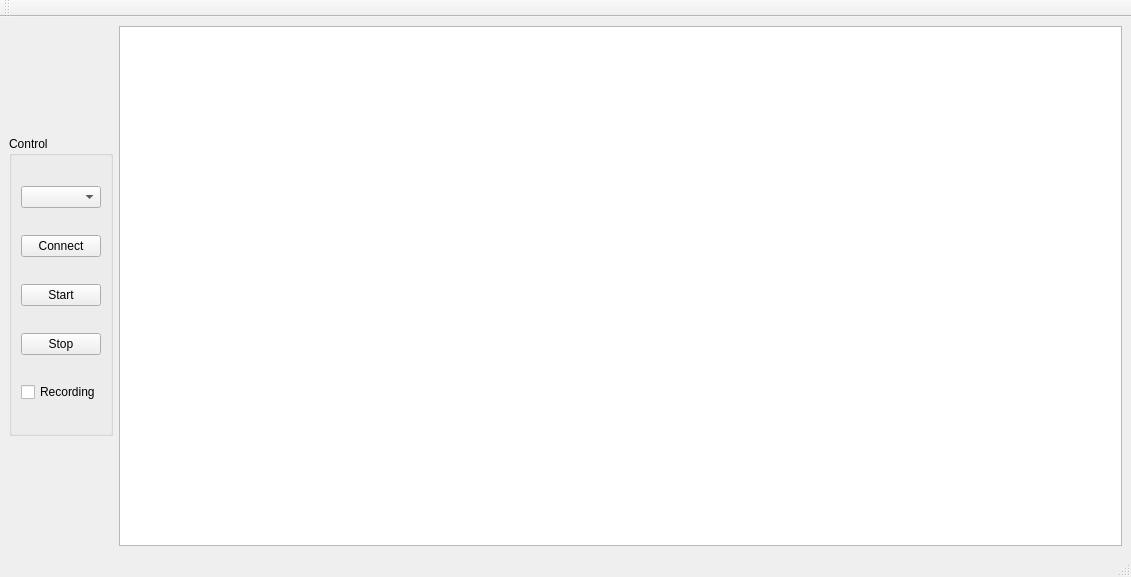
<?xml version="1.0" encoding="UTF-8"?>
<ui version="4.0">
 <class>MainWindow</class>
 <widget class="QMainWindow" name="MainWindow">
  <property name="geometry">
   <rect>
    <x>0</x>
    <y>0</y>
    <width>1131</width>
    <height>577</height>
   </rect>
  </property>
  <property name="windowTitle">
   <string>MainWindow</string>
  </property>
  <widget class="QWidget" name="centralwidget">
   <layout class="QGridLayout" name="gridLayout_2">
    <item row="0" column="0">
     <layout class="QHBoxLayout" name="horizontalLayout_3">
      <item>
       <layout class="QHBoxLayout" name="horizontalLayout">
        <item>
         <layout class="QVBoxLayout" name="verticalLayout">
          <item>
           <widget class="QGroupBox" name="groupBox">
            <property name="maximumSize">
             <size>
              <width>16777215</width>
              <height>300</height>
             </size>
            </property>
            <property name="title">
             <string>Control</string>
            </property>
            <layout class="QGridLayout" name="gridLayout">
             <item row="1" column="0">
              <widget class="QPushButton" name="btnConnect">
               <property name="text">
                <string>Connect</string>
               </property>
              </widget>
             </item>
             <item row="2" column="0">
              <widget class="QPushButton" name="btnStart">
               <property name="text">
                <string>Start</string>
               </property>
              </widget>
             </item>
             <item row="3" column="0">
              <widget class="QPushButton" name="btnStop">
               <property name="text">
                <string>Stop</string>
               </property>
              </widget>
             </item>
             <item row="4" column="0">
              <widget class="QCheckBox" name="chRecording">
               <property name="text">
                <string>Recording</string>
               </property>
              </widget>
             </item>
             <item row="0" column="0">
              <widget class="QComboBox" name="cbPorts"/>
             </item>
            </layout>
           </widget>
          </item>
         </layout>
        </item>
        <item>
         <widget class="PlotWidget" name="pltTactilePatch"/>
        </item>
       </layout>
      </item>
     </layout>
    </item>
   </layout>
  </widget>
  <widget class="QMenuBar" name="menubar">
   <property name="geometry">
    <rect>
     <x>0</x>
     <y>0</y>
     <width>1131</width>
     <height>22</height>
    </rect>
   </property>
  </widget>
  <widget class="QStatusBar" name="statusbar"/>
  <widget class="QToolBar" name="toolBar">
   <property name="windowTitle">
    <string>toolBar</string>
   </property>
   <attribute name="toolBarArea">
    <enum>TopToolBarArea</enum>
   </attribute>
   <attribute name="toolBarBreak">
    <bool>false</bool>
   </attribute>
  </widget>
 </widget>
 <customwidgets>
  <customwidget>
   <class>PlotWidget</class>
   <extends>QGraphicsView</extends>
   <header>pyqtgraph</header>
  </customwidget>
 </customwidgets>
 <resources/>
 <connections/>
</ui>
